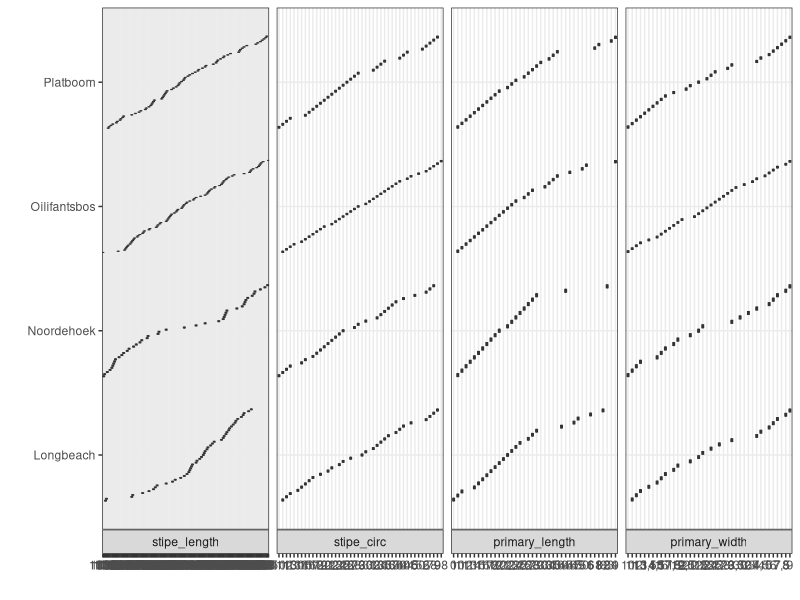

This chart was generated by the following R code:
library(tidyverse)
library(vegan)
library(lubridate)
library(ggpubr)
library(reshape2)

morph_df <- read.csv("data/stormcast_2017.csv", sep = ";", as.is=T) 
morph_df <- subset(morph_df, select = -c(1,3,9,10))

morph_lng_df <- melt(data = morph_df, value.name = "measurement", id.vars = c("site", "phase"), variable.name = "morph")

ggplot(data = morph_lng_df, aes(x = site, y = measurement)) +
  geom_boxplot() +
  facet_wrap(~morph, scales = "free_x", strip.position = "bottom", ncol = 5) +
  coord_flip() + 
  theme(strip.background = element_blank(), strip.placement = "outside", text = element_text(size = 4.5)) +
  theme_bw() +
  xlab("") +
  ylab("")

